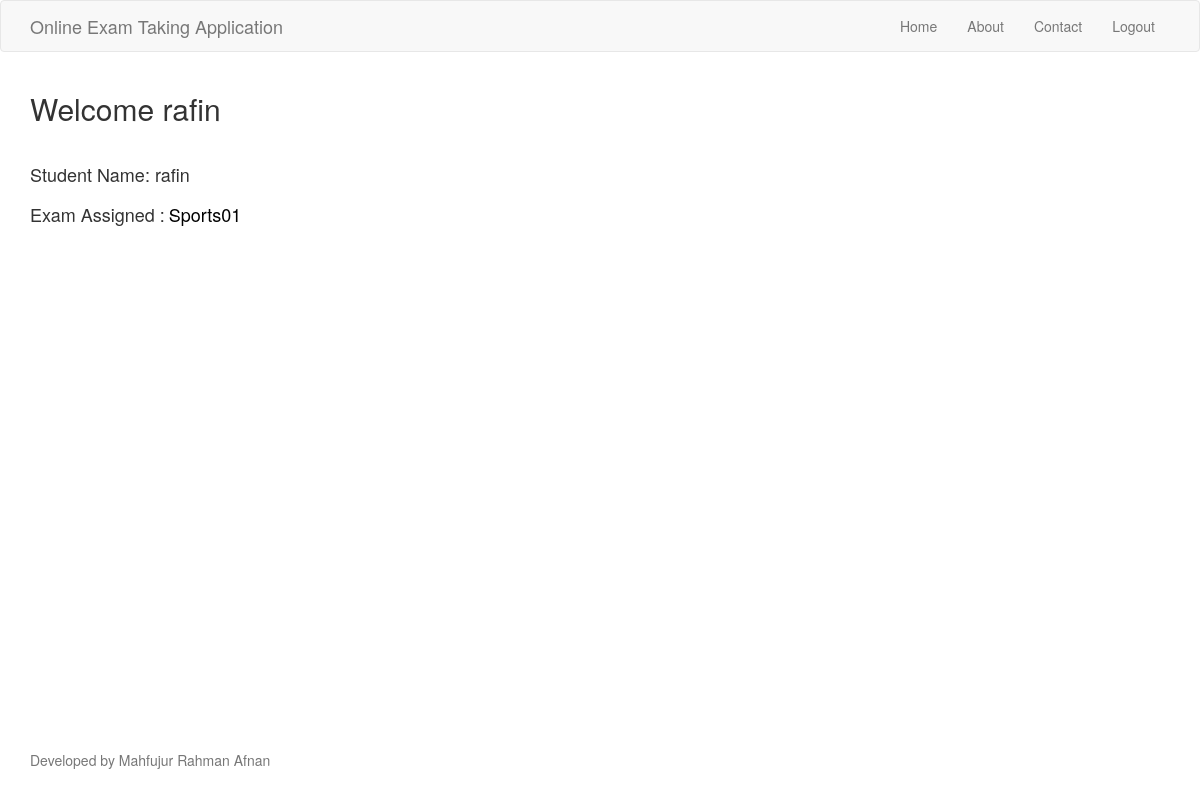
Page /dashboard/ (signed in) on the earlier database version.
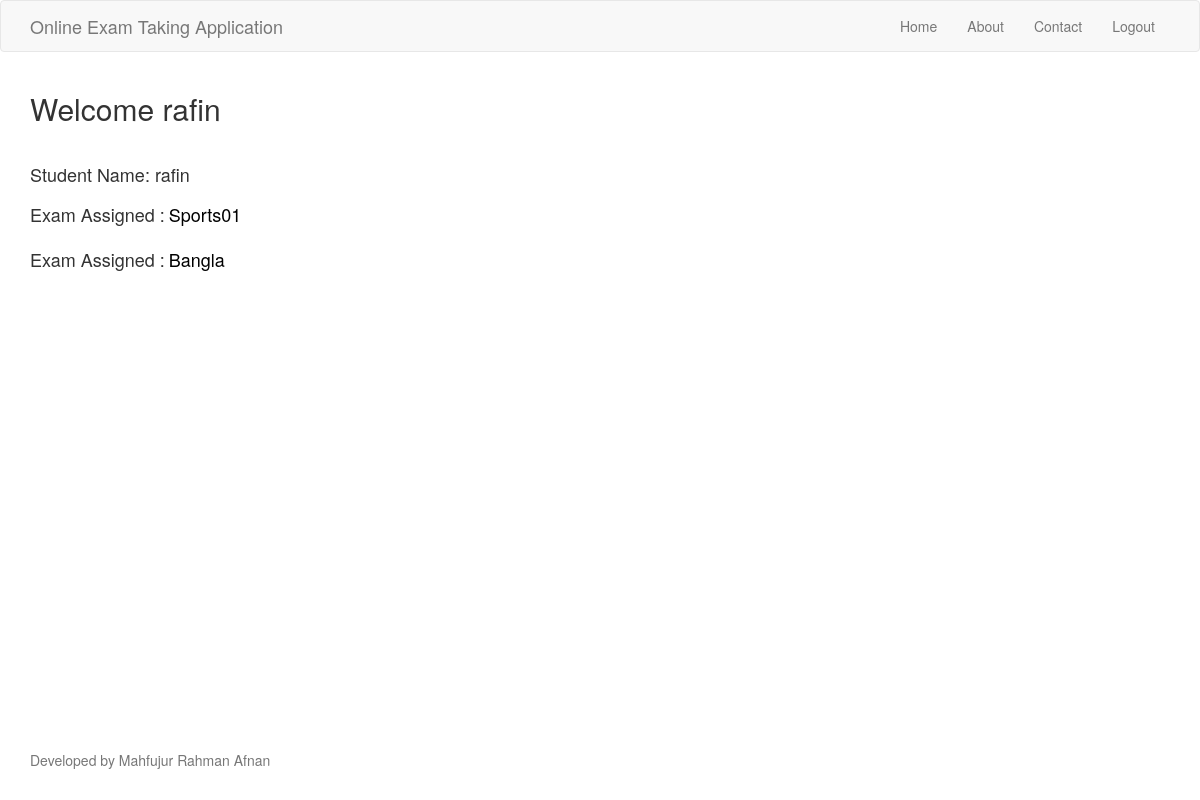
Same page on the later database version.
### Exam/models.py (models this page shows)
class Student(models.Model):
    user = models.ForeignKey(User, on_delete=models.CASCADE)
    exampaper = models.ForeignKey(Exam, on_delete=models.CASCADE)
    def __str__(self):
        return str(self.user) +" : "+str(self.exampaper)

class Exam(models.Model):
    examName = models.CharField(max_length = 250)
    examDate = models.DateField()
    def __str__(self):
        return self.examName

### Exam/views.py (the view)
# urls.py: path('dashboard/', views.dashboard, name='dashboard'),
@login_required
def dashboard(request):
    assignPaper = Student.objects.filter(user=request.user)
    print(assignPaper)
    return render(request, 'Exam/dashboard.html', {'choices':assignPaper})

### Exam/templates/Exam/dashboard.html (shortened to what this page needs)
{% extends "index.html" %}
{% block content %}
  <h2>Welcome {{ user.username }}</h2>
  <br>
  <h4>Student Name: {{ user.username }}</h4>
  {% for choice in choices %}
  <div class="row">
    <div class="col-md-4">
      <label><h4>Exam Assigned : </h4></label>
      <a href="/exam/questions/{{ choice.exampaper }}"><label><h4>{{ choice.exampaper }}</h4></label></a>
    </div>
  </div>
  {% endfor %}
{% endblock %}

### Exam/templates/index.html (shortened to what this page needs)
<!DOCTYPE html>
<html>
  <head>
    {% load static %}
    <link rel="stylesheet" href="{% static 'css/bootstrap.min.css' %}">
    <link rel="stylesheet" href="{% static 'css/styles.css' %}">
  </head>
  <body>
    <nav class="navbar navbar-default">
     <div class="container">
       <div class="navbar-header">
         <a class="navbar-brand" href="/exam">Online Exam Taking Application</a>
       </div>
       <div id="navbar" class="collapse navbar-collapse">
         <ul class="nav navbar-nav navbar-right">
           <li><a href="/exam">Home</a></li>
           <li><a href="/exam/about">About</a></li>
           <li><a href="/exam/contact">Contact</a></li>
            <li><a href="{% url 'logout' %}">Logout</a></li>
         </ul>
       </div>
     </div>
   </nav>
   <div id="content" class = "container">
      {% block content %}
      {% endblock %}
    </div>
    <footer class="footer">
      <div class="container">
        <p class="text-muted">
          Developed by Mahfujur Rahman Afnan
        </p>
      </div>
    </footer>
  </body>
</html>

### Exam/static/css/styles.css (style rules this page uses)
html { position: relative; min-height: 100%; }
body { margin-bottom: 50px; }
a { color: #000000; }
.footer { position:absolute; width: 100%; bottom: 0; height: 50px; }

Differences in the rows shown:
added Student: exampaper "Bangla"
